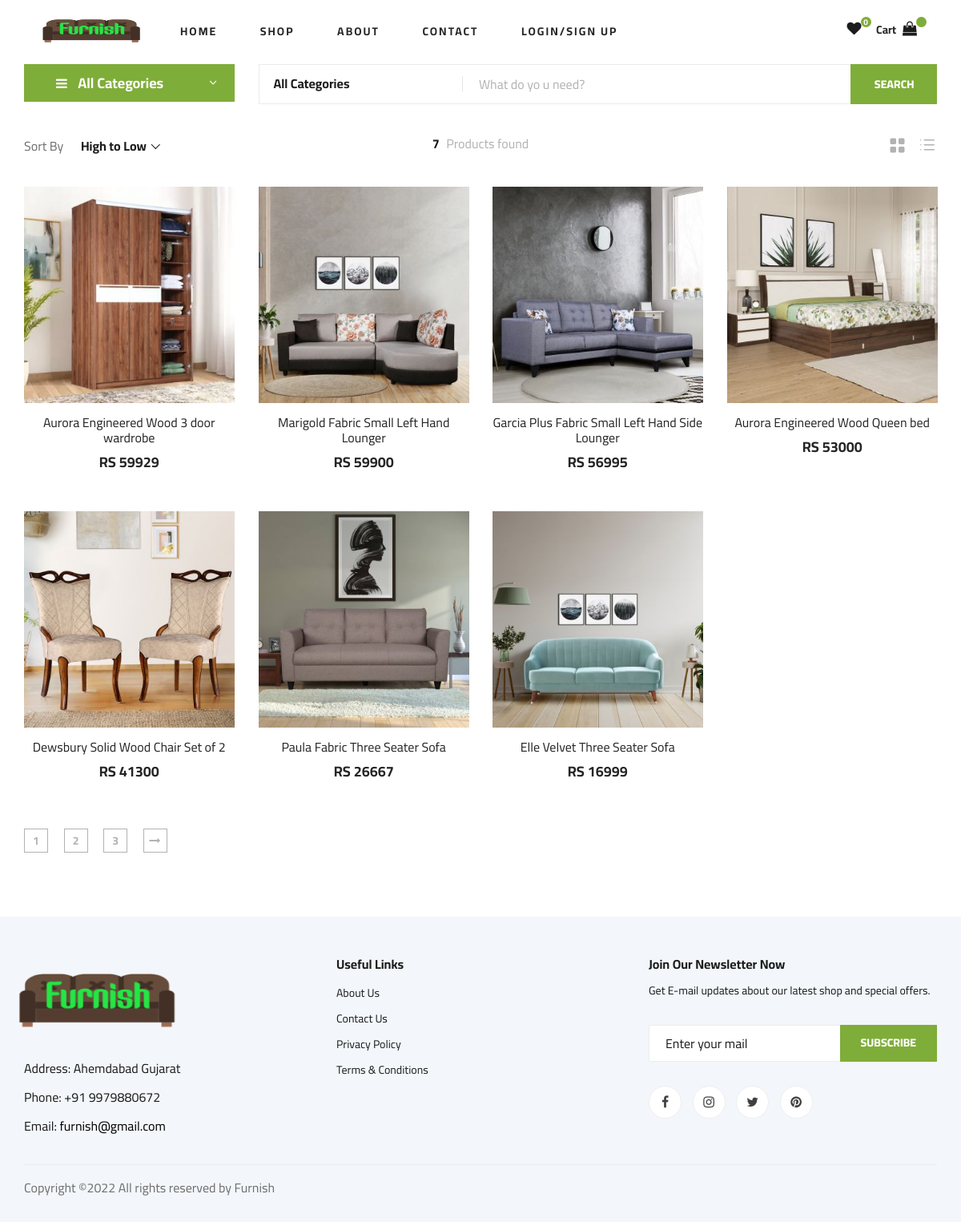
The page /hightolow.php on the database its author committed.
### tables this page shows
CREATE TABLE `product` (
  `p_id` int(11) NOT NULL,
  `category_id` int(11) NOT NULL,
  `scategory_id` int(11) NOT NULL,
  `supplier_id` int(11) NOT NULL,
  `p_name` varchar(60) NOT NULL,
  `short_name` varchar(30) NOT NULL,
  `p_price` float NOT NULL,
  `p_quantity` int(11) NOT NULL,
  `p_image` varchar(1024) NOT NULL,
  `p_colour` varchar(50) NOT NULL,
  `p_description` varchar(255) NOT NULL,
  `date` timestamp NOT NULL DEFAULT current_timestamp() ON UPDATE current_timestamp()
);

### hightolow.php (the view, shortened to what this page needs)
<!DOCTYPE html>
<html lang="en">
  <head>
    <link rel="stylesheet" href="css/bootstrap.min.css" type="text/css" />
    <link rel="stylesheet" href="css/font-awesome.min.css" type="text/css" />
    <link rel="stylesheet" href="css/elegant-icons.css" type="text/css" />
    <link rel="stylesheet" href="css/nice-select.css" type="text/css" />
    <link rel="stylesheet" href="css/jquery-ui.min.css" type="text/css" />
    <link rel="stylesheet" href="css/owl.carousel.min.css" type="text/css" />
    <link rel="stylesheet" href="css/slicknav.min.css" type="text/css" />
    <link rel="stylesheet" href="css/style.css" type="text/css" />
    <link rel="stylesheet" href="admin/css/animate.min.css" type="text/css">
  </head>
  <body>
      <?php include 'header.php';?>
    <section class="hero hero-normal">
      <div class="container">
        <div class="row">
          <div class="col-lg-3">
            <div class="hero__categories">
              <div class="hero__categories__all">
                <i class="fa fa-bars"></i>
                <span>All Categories</span>
              </div>
              <?php
                include('fetch_category.php');
              ?>
            </div>
          </div>
          <div class="col-lg-9">
            <div class="hero__search">
              <div class="hero__search__form">
                <form action="search.php" method="GET">
                  <div class="hero__search__categories">
                    All Categories
                  </div>
                  <input type="text" name="search_text" placeholder="What do yo u need?" />
                  <button type="submit" name="btn_search" class="site-btn">SEARCH</button>
                </form>
              </div>
            </div>
          </div>
        </div>
      </div>
    </section>
    <section class="product spad">
      <div class="container">
        <div class="row">
          <div class="col-lg-12 col-md-12">
            <div class="filter__item">
              <div class="row">
                <div class="col-lg-4 col-md-5">
                  <div class="filter__sort">
                    <span>Sort By</span>
                  </div>
                </div>
                <div class="col-lg-4 col-md-4">
                  <div class="filter__found">
                  <?php
                    $sql="select p_id from product ORDER BY p_id";
                    $res=mysqli_query($con,$sql);
                    $row=mysqli_num_rows($res);
                  ?>
                    <h6><span><?php echo $row; ?></span> Products found</h6>
                  </div>
                </div>
                <div class="col-lg-4 col-md-3">
                  <div class="filter__option">
                    <span class="icon_grid-2x2"></span>
                    <span class="icon_ul"></span>
                  </div>
                </div>
              </div>
            </div>
            <div class="row">
            <?php
               $res=mysqli_query($con,"select * from product order by p_price DESC");
                while($row=mysqli_fetch_array($res))
                  {
			      ?>
              <div class="col-lg-3 col-md-6 col-sm-6 animated bounceIn">
                <div class="product__item">
                  <div
                    class="product__item__pic set-bg"
                    data-setbg="<?php echo './admin/uploads/product/'.$row['p_image']; ?>"
                  >
                  </div>
                  <div class="product__item__text">
                    <h6><a href="shop-details.php?id=<?=$row['p_id']?>"><?php echo $row['p_name']; ?></a></h6>
                    <h5>RS <?php echo $row['p_price']; ?></h5>
                  </div>
                </div>
              </div>
        <?php
				  }
			  ?>
            </div>
            <div class="product__pagination">
              <a href="#">1</a>
              <a href="#">2</a>
              <a href="#">3</a>
              <a href="#"><i class="fa fa-long-arrow-right"></i></a>
            </div>
          </div>
        </div>
      </div>
    </section>
      <?php include_once 'footer.php';?>
  </body>
</html>

### css/style.css (style rules this page uses)
html, body { height: 100%; font-family: "Cairo", sans-serif; -webkit-font-smoothing: antialiased; font-smoothing: antialiased; }
h1, h2, h3, h4, h5, h6 { margin: 0; color: #111111; font-weight: 400; font-family: "Cairo", sans-serif; }
h5 { font-size: 18px; }
h6 { font-size: 16px; }
.set-bg { background-repeat: no-repeat; background-size: cover; background-position: top center; }
.spad { padding-top: 100px; padding-bottom: 100px; }
.site-btn { font-size: 14px; color: #ffffff; font-weight: 800; text-transform: uppercase; display: inline-block; padding: 13px 30px 12px; background: #7fad39; border: none; }
.hero { padding-bottom: 50px; }
.hero.hero-normal { padding-bottom: 30px; }
.hero.hero-normal .hero__categories { position: relative; }
.hero.hero-normal .hero__search { margin-bottom: 0; }
.hero__categories__all { background: #7fad39; position: relative; padding: 10px 25px 10px 40px; cursor: pointer; }
.hero__categories__all i { font-size: 16px; color: #ffffff; margin-right: 10px; }
.hero__categories__all span { font-size: 18px; font-weight: 700; color: #ffffff; }
.hero__categories__all:after { position: absolute; right: 18px; top: 9px; content: "3"; font-family: "ElegantIcons"; font-size: 18px; color: #ffffff; }
.hero__search { overflow: hidden; margin-bottom: 30px; }
.hero__search__form { width: 850px; height: 50px; border: 1px solid #ebebeb; position: relative; float: left; }
.hero__search__form form .hero__search__categories { width: 30%; float: left; font-size: 16px; color: #1c1c1c; font-weight: 700; padding-left: 18px; padding-top: 11px; position: relative; }
.hero__search__form form .hero__search__categories:after { position: absolute; right: 0; top: 14px; height: 20px; width: 1px; background: #000000; opacity: 0.1; content: ""; }
.hero__search__form form input { width: 70%; border: none; height: 48px; font-size: 16px; color: #b2b2b2; padding-left: 20px; }
.hero__search__form form input::placeholder { color: #b2b2b2; }
.hero__search__form form button { position: absolute; right: 0; top: -1px; height: 50px; }
.product { padding-top: 10px; padding-bottom: 80px; }
.filter__item { padding-bottom: 20px; }
.filter__sort { margin-bottom: 15px; }
.filter__sort span { font-size: 16px; color: #6f6f6f; display: inline-block; }
.filter__found { text-align: center; margin-bottom: 15px; }
.filter__found h6 { font-size: 16px; color: #b2b2b2; }
.filter__found h6 span { color: #1c1c1c; font-weight: 700; margin-right: 5px; }
.filter__option { text-align: right; margin-bottom: 15px; }
.filter__option span { font-size: 24px; color: #b2b2b2; margin-right: 10px; cursor: pointer; -webkit-transition: all, 0.3s; -moz-transition: all, 0.3s; -ms-transition: all, 0.3s; -o-transition: all, 0.3s; transition: all, 0.3s; }
.filter__option span:last-child { margin: 0; }
.product__item { margin-bottom: 50px; }
.product__item__pic { height: 270px; position: relative; overflow: hidden; }
.product__item__text { text-align: center; padding-top: 15px; }
.product__item__text h6 { margin-bottom: 10px; }
.product__item__text h6 a { color: #252525; }
.product__item__text h5 { color: #252525; font-weight: 700; }
.product__pagination, .blog__pagination { padding-top: 10px; }
.product__pagination a, .blog__pagination a { display: inline-block; width: 30px; height: 30px; border: 1px solid #b2b2b2; font-size: 14px; color: #b2b2b2; font-weight: 700; line-height: 28px; text-align: center; margin-right: 16px; -webkit-transition: all, 0.3s; -moz-transition: all, 0.3s; -ms-transition: all, 0.3s; -o-transition: all, 0.3s; transition: all, 0.3s; }
.product__pagination a:last-child, .blog__pagination a:last-child { margin-right: 0; }
@media only screen and (min-width: 1200px) { .container { max-width: 1170px; } }

### rows shown on the page
product: shows a picture, p_name "Aurora Engineered Wood 3 door wardrobe", p_price "59929"
product: shows a picture, p_name "Marigold Fabric Small Left Hand Lounger", p_price "59900"
product: shows a picture, p_name "Garcia Plus Fabric Small Left Hand Side Lounger", p_price "56995"
product: shows a picture, p_name "Aurora Engineered Wood Queen bed", p_price "53000"
product: shows a picture, p_name "Dewsbury Solid Wood Chair Set of 2", p_price "41300"
product: shows a picture, p_name "Paula Fabric Three Seater Sofa", p_price "26667"
product: shows a picture, p_name "Elle Velvet Three Seater Sofa", p_price "16999"

### other values the page prints
$count_wishlist "0"
$row "7"
